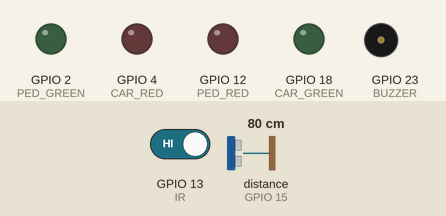
Recording of a sketch running on a simulated ESP32. Shown: output pins drawn as LEDs (lit = HIGH), buzzer (waves = sounding, pin HIGH). Wiring (inferred from the names in the program): ultrasonic range finder: trigger GPIO 14; echo GPIO 15. The test bench sets the inputs (shaded band); at power-on: distance to the obstacle (sensor on GPIO 15) 80 cm, GPIO 13 (IR) HIGH. The echo pulse lasts 58.3 µs per cm; WiFi joins after 1.5 s; servers stay silent unless stated; uploads are accepted with an empty reply; pins used as bus, display or sensor lines are not drawn; what the sketch prints to the serial monitor is not drawn.

Above: at 2.7 s.
2.8 s: distance to the obstacle (sensor on GPIO 15) set to 74 cm
5.8 s: distance to the obstacle (sensor on GPIO 15) set to 67 cm
At 8.67 s:
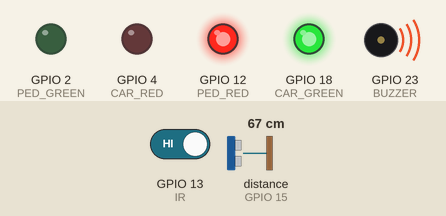
8.8 s: GPIO 13 (IR) driven LOW
At 10.21 s:
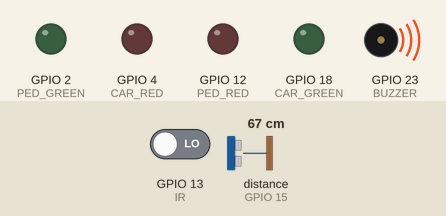
11.8 s: distance to the obstacle (sensor on GPIO 15) set to 120 cm
At 12.26 s:
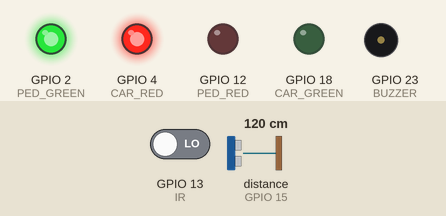
14.8 s: distance to the obstacle (sensor on GPIO 15) set to 2 cm
At 16.27 s:
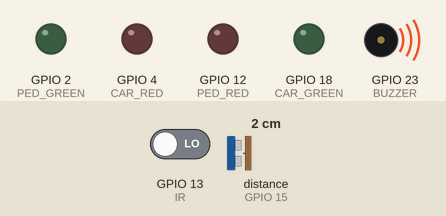
17.8 s: distance to the obstacle (sensor on GPIO 15) set to 250 cm
At 17.95 s:
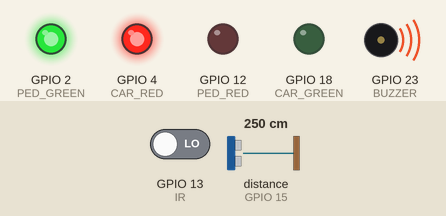
Timing chart, 0 to 21.8 s (numbered marks = the images above; inputs shaded):
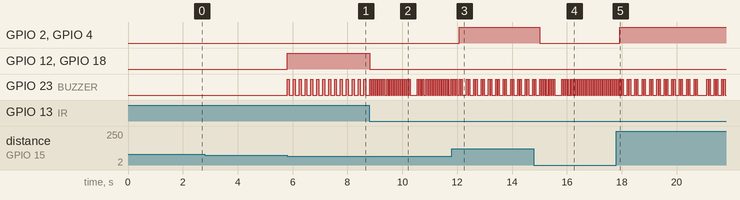

Measured:
- the behaviour switches between 71 and 70 cm on distance to the obstacle (sensor on GPIO 15) (found by bisection; images 0 and 1)
- after the input at 2.8 s, every drawn part: stays the same
- after the input at 5.8 s, GPIO 12 (PED_RED), GPIO 18 (CAR_GREEN): LOW → HIGH at once; GPIO 23 (BUZZER): alternates HIGH for 0.07 s and LOW for 0.14 s, starting at once
- after the input at 8.8 s, GPIO 12 (PED_RED), GPIO 18 (CAR_GREEN): HIGH → LOW at once
- after the input at 11.8 s, GPIO 2 (PED_GREEN), GPIO 4 (CAR_RED): LOW → HIGH after 0.27 s
- after the input at 14.8 s, GPIO 2 (PED_GREEN), GPIO 4 (CAR_RED): HIGH → LOW after 0.21 s
- after the input at 17.8 s, GPIO 2 (PED_GREEN), GPIO 4 (CAR_RED): LOW → HIGH after 0.13 s

The sketch:

ESP32-SafeCross.ino
```cpp
#include <WiFi.h>
#include <HTTPClient.h>

// ======================================
// 📶 WIFI
// ======================================

const char* ssid = "POCO X7 Pro";
const char* password = "123456789";

// ======================================
// 🔥 FIREBASE
// ======================================

String firebaseURL =
"https://zebra-crossing-cae7f-default-rtdb.firebaseio.com/zebra.json";

// ======================================
// 🔌 ORIGINAL PINS
// ======================================

// Ultrasonic
#define TRIG 14
#define ECHO 15

// IR
#define IR 13

// LEDs
#define PED_RED 12
#define PED_GREEN 2 //VIOLET

#define CAR_RED 4
#define CAR_GREEN 18

// Buzzer
#define BUZZER 23

// ======================================
// VARIABLES
// ======================================

long duration;
int distance;

int vehicleCount = 0;
int pedCount = 0;
int violationCount = 0;

bool lastVehicle = false;
bool lastPed = false;
bool lastViolation = false;

unsigned long lastSendTime = 0;

// ======================================
// 🚗 VEHICLE BUZZER
// ======================================

void vehicleBeep() {

  digitalWrite(BUZZER, HIGH);
  delay(70);

  digitalWrite(BUZZER, LOW);
  delay(120);
}

// ======================================
// 🚶 PEDESTRIAN BUZZER
// ======================================

void pedestrianBeep() {

  digitalWrite(BUZZER, HIGH);
  delay(40);

  digitalWrite(BUZZER, LOW);
  delay(40);

  digitalWrite(BUZZER, HIGH);
  delay(40);

  digitalWrite(BUZZER, LOW);
  delay(120);
}

// ======================================
// ⚠️ VIOLATION BUZZER
// ======================================

void violationBeep() {

  for(int i=0; i<4; i++){

    digitalWrite(BUZZER, HIGH);
    delay(35);

    digitalWrite(BUZZER, LOW);
    delay(35);
  }
}

// ======================================
// 🌐 WIFI CONNECT
// ======================================

void connectWiFi() {

  Serial.print("Connecting WiFi");

  WiFi.begin(ssid, password);

  while(WiFi.status() != WL_CONNECTED){

    delay(500);
    Serial.print(".");
  }

  Serial.println("\n✅ WiFi Connected");
  Serial.println(WiFi.localIP());
}

// ======================================
// 🔥 FIREBASE FUNCTION
// ======================================

void sendToFirebase() {

  if(WiFi.status() == WL_CONNECTED){

    HTTPClient http;

    http.setTimeout(2000);

    http.begin(firebaseURL);

    http.addHeader("Content-Type", "application/json");

    String json = "{";

    json += "\"vehicles\":" + String(vehicleCount) + ",";
    json += "\"pedestrians\":" + String(pedCount) + ",";
    json += "\"violations\":" + String(violationCount);

    json += "}";

    int response = http.PUT(json);

    Serial.print("🔥 Firebase Response: ");
    Serial.println(response);

    http.end();
  }
}

// ======================================
// SETUP
// ======================================

void setup() {

  Serial.begin(115200);

  // Ultrasonic
  pinMode(TRIG, OUTPUT);
  pinMode(ECHO, INPUT);

  // IR
  pinMode(IR, INPUT_PULLUP);

  // LEDs
  pinMode(PED_RED, OUTPUT);
  pinMode(PED_GREEN, OUTPUT);

  pinMode(CAR_RED, OUTPUT);
  pinMode(CAR_GREEN, OUTPUT);

  // Buzzer
  pinMode(BUZZER, OUTPUT);

  // Initially OFF
  digitalWrite(PED_RED, LOW);
  digitalWrite(PED_GREEN, LOW);

  digitalWrite(CAR_RED, LOW);
  digitalWrite(CAR_GREEN, LOW);

  digitalWrite(BUZZER, LOW);

  // WiFi
  connectWiFi();

  Serial.println("🚦 SMART ZEBRA SYSTEM READY");
}

// ======================================
// LOOP
// ======================================

void loop() {

  // ======================================
  // ULTRASONIC SENSOR
  // ======================================

  digitalWrite(TRIG, LOW);
  delayMicroseconds(2);

  digitalWrite(TRIG, HIGH);
  delayMicroseconds(10);

  digitalWrite(TRIG, LOW);

  duration = pulseIn(ECHO, HIGH, 10000);

  if(duration == 0){

    distance = 999;

  } else {

    distance = duration * 0.034 / 2;
  }

  // ======================================
  // IR SENSOR
  // ======================================

  int pedestrian = digitalRead(IR);

  bool vehicleDetected = (distance > 0 && distance < 70);

  bool pedDetected = (pedestrian == LOW);

  // ======================================
  // DEBUG
  // ======================================

  Serial.println("----------------");

  Serial.print("Distance: ");
  Serial.println(distance);

  Serial.print("IR: ");
  Serial.println(pedestrian);

  // ======================================
  // ⚠️ VIOLATION MODE
  // ======================================

  if(vehicleDetected && pedDetected){

    Serial.println("⚠️ VIOLATION DETECTED");

    // Count once
    if(!lastViolation){

      violationCount++;

      lastViolation = true;
    }

    lastVehicle = false;
    lastPed = false;

    // ❌ ALL LIGHTS OFF
    digitalWrite(PED_RED, LOW);
    digitalWrite(PED_GREEN, LOW);

    digitalWrite(CAR_RED, LOW);
    digitalWrite(CAR_GREEN, LOW);

    // ⚠️ ALERT SOUND
    violationBeep();
  }

  // ======================================
  // 🚶 PEDESTRIAN MODE
  // ======================================

  else if(pedDetected){

    Serial.println("🚶 Pedestrian Crossing");

    lastViolation = false;
    lastVehicle = false;

    // 🚗 RED ON
    digitalWrite(CAR_RED, HIGH);
    digitalWrite(CAR_GREEN, LOW);

    // 🚶 GREEN ON
    digitalWrite(PED_GREEN, HIGH);
    digitalWrite(PED_RED, LOW);

    // Count once
    if(!lastPed){

      pedCount++;

      lastPed = true;
    }

    // 🚶 CONTINUOUS SOUND
    pedestrianBeep();
  }

  // ======================================
  // 🚗 VEHICLE MODE
  // ======================================

  else if(vehicleDetected){

    Serial.println("🚗 Vehicle Detected");

    lastViolation = false;
    lastPed = false;

    // 🚶 RED ON
    digitalWrite(PED_RED, HIGH);
    digitalWrite(PED_GREEN, LOW);

    // 🚗 GREEN ON
    digitalWrite(CAR_GREEN, HIGH);
    digitalWrite(CAR_RED, LOW);

    // Count once
    if(!lastVehicle){

      vehicleCount++;

      lastVehicle = true;
    }

    // 🚗 CONTINUOUS SOUND
    vehicleBeep();
  }

  // ======================================
  // ⚫ NO ACTIVITY
  // ======================================

  else {

    Serial.println("⚫ No Activity");

    // ALL OFF
    digitalWrite(PED_RED, LOW);
    digitalWrite(PED_GREEN, LOW);

    digitalWrite(CAR_RED, LOW);
    digitalWrite(CAR_GREEN, LOW);

    digitalWrite(BUZZER, LOW);

    lastVehicle = false;
    lastPed = false;
    lastViolation = false;
  }

  // ======================================
  // 🔥 FIREBASE UPDATE
  // ======================================

  if(millis() - lastSendTime > 5000){

    sendToFirebase();

    lastSendTime = millis();
  }

  // FAST LOOP
  delay(20);
}
```
